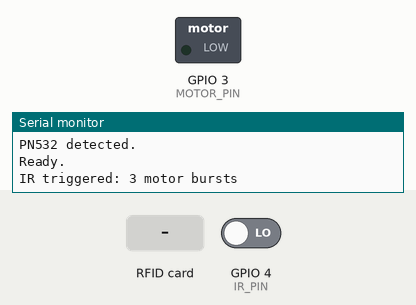
Simulated run of this sketch. Board: ESP32-C3. Shown: switched loads named in the sketch (green lamp = pin HIGH), the last lines printed to the serial monitor. Dashed ring = blinking. Inputs (shaded band) come from the test bench; at power-on: GPIO 4 (IR_PIN) LOW.

Above: at 2.2 s.
2.3 s: RFID card 5E 7A 19 C4 held to the reader
At 2.9 s:
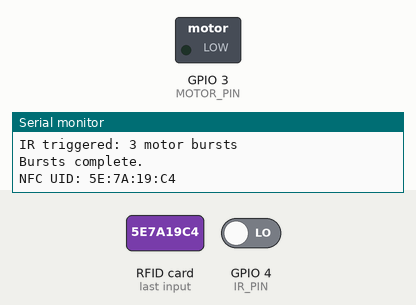
Timing chart, 0 to 5.3 s (numbered marks = the images above; inputs shaded):
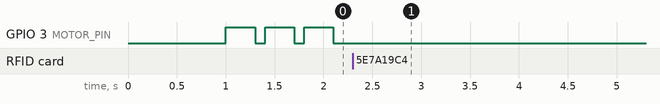

The sketch:

bow.ino
```cpp
#include <Wire.h>
#include <Adafruit_PN532.h>

// PN532 I2C pins
#define PN532_SDA  8
#define PN532_SCL  9
#define PN532_IRQ  2

// IR and motor pins
#define IR_PIN     4
#define MOTOR_PIN  3

Adafruit_PN532 nfc(PN532_IRQ, -1, &Wire);

// Set false if your IR output goes HIGH when triggered
const bool IR_ACTIVE_LOW = true;

// Motor burst settings
const int BURST_COUNT = 3;
const unsigned long BURST_ON_MS = 300;
const unsigned long BURST_OFF_MS = 100;

bool lastIRTriggered = false;

void setup() {
  Serial.begin(115200);
  delay(1000);

  pinMode(IR_PIN, INPUT);
  pinMode(MOTOR_PIN, OUTPUT);
  digitalWrite(MOTOR_PIN, LOW);

  Wire.begin(PN532_SDA, PN532_SCL);

  Serial.println("ESP32-C3: PN532 + IR + Motor bursts");

  nfc.begin();

  uint32_t version = nfc.getFirmwareVersion();

  if (!version) {
    Serial.println("ERROR: PN532 not detected. Check wiring and I2C mode.");
    while (true) {
      digitalWrite(MOTOR_PIN, LOW);
      delay(100);
    }
  }

  Serial.println("PN532 detected.");
  nfc.SAMConfig();

  Serial.println("Ready.");
}

bool isIRTriggered() {
  int value = digitalRead(IR_PIN);
  return IR_ACTIVE_LOW ? (value == LOW) : (value == HIGH);
}

void runMotorBursts() {
  Serial.println("IR triggered: 3 motor bursts");

  for (int i = 0; i < BURST_COUNT; i++) {
    digitalWrite(MOTOR_PIN, HIGH);
    delay(BURST_ON_MS);

    digitalWrite(MOTOR_PIN, LOW);
    delay(BURST_OFF_MS);
  }

  Serial.println("Bursts complete.");
}

void loop() {
  // IR sensor triggers three bursts once per detection
  bool irTriggered = isIRTriggered();

  if (irTriggered && !lastIRTriggered) {
    runMotorBursts();
  }

  lastIRTriggered = irTriggered;

  // NFC reads and prints the UID only
  uint8_t uid[7];
  uint8_t uidLength = 0;

  if (nfc.readPassiveTargetID(
        PN532_MIFARE_ISO14443A,
        uid,
        &uidLength,
        20)) {

    Serial.print("NFC UID: ");

    for (uint8_t i = 0; i < uidLength; i++) {
      if (uid[i] < 0x10) Serial.print('0');
      Serial.print(uid[i], HEX);
      if (i < uidLength - 1) Serial.print(':');
    }

    Serial.println();
    delay(300);
  }

  delay(10);
}
```

Measured:
- by itself, GPIO 3 (MOTOR_PIN): alternates HIGH for 0.30 s and LOW for 0.10 s
